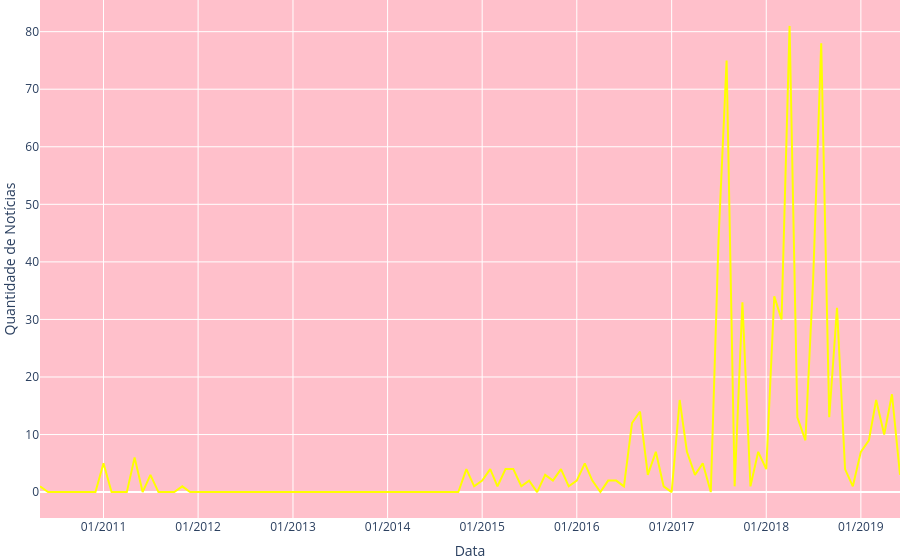

Notebook code for this chart:
### Markdown cell above
- number of news and top10 words by month

### Code cell
from pyspark.sql import functions as F
from pyspark.sql.window import Window
from pyspark.sql.functions import collect_list
import pandas as pd
import plotly.express as px

traducao_meses = {
    "January": "Janeiro", "February": "Fevereiro", "March": "Março",
    "April": "Abril", "May": "Maio", "June": "Junho",
    "July": "Julho", "August": "Agosto", "September": "Setembro",
    "October": "Outubro", "November": "Novembro", "December": "Dezembro"
}

news_by_month = (
    df_with_query
    .groupBy('timestamp')
    .agg(F.count('archive').alias('count_of_news'))
    .toPandas()
)

keywords_by_month = (
    df_with_query
    .select('*', F.explode('keywords'))
    .groupBy("timestamp", "key")
    .agg(F.sum("value").alias("key_mentions"))
    .filter(F.col("key") != query)
    .withColumn("rank", F.row_number().over(Window.partitionBy("timestamp").orderBy(F.desc("key_mentions"))))
    .filter(F.col("rank") <= 5)
    .groupBy("timestamp")
    .agg(collect_list("key").alias("top5_keywords"))
    .toPandas()
)



news_history = news_by_month.merge(keywords_by_month, on="timestamp", how="inner")
news_history["timestamp"] = pd.to_datetime(news_history["timestamp"].astype(str), format='%Y%m')

min_date = news_history["timestamp"].min()
max_date = news_history["timestamp"].max()
full_range = pd.date_range(start=min_date, end=max_date, freq='MS')

news_history = news_history.set_index("timestamp").reindex(full_range).fillna(0).reset_index()
news_history = news_history.rename(columns={"index": "timestamp"})
news_history = news_history.sort_values(by="timestamp")

news_history["data_formatada"] = news_history["timestamp"].dt.strftime("%B de %Y").replace(traducao_meses, regex=True)
news_history["top5_keywords"] = news_history["top5_keywords"].apply(
    lambda words: "-" if words == 0 else "<br>".join([f"{i+1}. {word}" for i, word in enumerate(words)])
)

print(news_history.columns)

# Create Plotly figure
fig = px.line(
    news_history,
    x="timestamp",
    y="count_of_news",
    line_shape="linear",
    custom_data=news_history[["data_formatada", "top5_keywords"]],
)

fig.update_traces(
    hovertemplate="<b>Data:</b> %{customdata[0]}<br>"
                  "<b>📊 Notícias:</b> %{y}<br>"
                  "<b>Top 5 Tópicos:</b><br>%{customdata[1]}"
)

fig.update_layout(
    xaxis_title="Data",
    yaxis_title="Quantidade de Notícias",
    paper_bgcolor="rgba(0,0,0,0)",
    plot_bgcolor="pink",
     margin=dict(t=0, b=0, l=0, r=0)
)

fig.update_traces(line=dict(color='rgb(255, 255, 0)'),
                  hoverlabel=dict(bgcolor='rgb(0, 255, 0)',
                                  font=dict(color='black')))


fig.update_xaxes(tickformat="%m/%Y")

# Show figure
fig.show()

### Figure 1 — Plotly figure (JSON) as saved in the notebook; plotly's stock layout.template omitted (floating-point values rounded to 4 significant figures; data arrays with more than 128 entries replaced by an {"elided": "..."} marker saying what was removed)
{"data": [{"customdata": {"elided": "110x2 str values"}, "hoverlabel": {"bgcolor": "rgb(0, 255, 0)", "font": {"color": "black"}}, "hovertemplate": "<b>Data:</b> %{customdata[0]}<br><b>📊 Notícias:</b> %{y}<br><b>Top 5 Tópicos:</b><br>%{customdata[1]}", "legendgroup": "", "line": {"color": "rgb(255, 255, 0)", "dash": "solid", "shape": "linear"}, "marker": {"symbol": "circle"}, "mode": "lines", "name": "", "orientation": "v", "showlegend": false, "type": "scatter", "x": ["2010-05-01T00:00:00.000000000", "2010-06-01T00:00:00.000000000", "2010-07-01T00:00:00.000000000", "2010-08-01T00:00:00.000000000", "2010-09-01T00:00:00.000000000", "2010-10-01T00:00:00.000000000", "2010-11-01T00:00:00.000000000", "2010-12-01T00:00:00.000000000", "2011-01-01T00:00:00.000000000", "2011-02-01T00:00:00.000000000", "2011-03-01T00:00:00.000000000", "2011-04-01T00:00:00.000000000", "2011-05-01T00:00:00.000000000", "2011-06-01T00:00:00.000000000", "2011-07-01T00:00:00.000000000", "2011-08-01T00:00:00.000000000", "2011-09-01T00:00:00.000000000", "2011-10-01T00:00:00.000000000", "2011-11-01T00:00:00.000000000", "2011-12-01T00:00:00.000000000", "2012-01-01T00:00:00.000000000", "2012-02-01T00:00:00.000000000", "2012-03-01T00:00:00.000000000", "2012-04-01T00:00:00.000000000", "2012-05-01T00:00:00.000000000", "2012-06-01T00:00:00.000000000", "2012-07-01T00:00:00.000000000", "2012-08-01T00:00:00.000000000", "2012-09-01T00:00:00.000000000", "2012-10-01T00:00:00.000000000", "2012-11-01T00:00:00.000000000", "2012-12-01T00:00:00.000000000", "2013-01-01T00:00:00.000000000", "2013-02-01T00:00:00.000000000", "2013-03-01T00:00:00.000000000", "2013-04-01T00:00:00.000000000", "2013-05-01T00:00:00.000000000", "2013-06-01T00:00:00.000000000", "2013-07-01T00:00:00.000000000", "2013-08-01T00:00:00.000000000", "2013-09-01T00:00:00.000000000", "2013-10-01T00:00:00.000000000", "2013-11-01T00:00:00.000000000", "2013-12-01T00:00:00.000000000", "2014-01-01T00:00:00.000000000", "2014-02-01T00:00:00.000000000", "2014-03-01T00:00:00.000000000", "2014-04-01T00:00:00.000000000", "2014-05-01T00:00:00.000000000", "2014-06-01T00:00:00.000000000", "2014-07-01T00:00:00.000000000", "2014-08-01T00:00:00.000000000", "2014-09-01T00:00:00.000000000", "2014-10-01T00:00:00.000000000", "2014-11-01T00:00:00.000000000", "2014-12-01T00:00:00.000000000", "2015-01-01T00:00:00.000000000", "2015-02-01T00:00:00.000000000", "2015-03-01T00:00:00.000000000", "2015-04-01T00:00:00.000000000", "2015-05-01T00:00:00.000000000", "2015-06-01T00:00:00.000000000", "2015-07-01T00:00:00.000000000", "2015-08-01T00:00:00.000000000", "2015-09-01T00:00:00.000000000", "2015-10-01T00:00:00.000000000", "2015-11-01T00:00:00.000000000", "2015-12-01T00:00:00.000000000", "2016-01-01T00:00:00.000000000", "2016-02-01T00:00:00.000000000", "2016-03-01T00:00:00.000000000", "2016-04-01T00:00:00.000000000", "2016-05-01T00:00:00.000000000", "2016-06-01T00:00:00.000000000", "2016-07-01T00:00:00.000000000", "2016-08-01T00:00:00.000000000", "2016-09-01T00:00:00.000000000", "2016-10-01T00:00:00.000000000", "2016-11-01T00:00:00.000000000", "2016-12-01T00:00:00.000000000", "2017-01-01T00:00:00.000000000", "2017-02-01T00:00:00.000000000", "2017-03-01T00:00:00.000000000", "2017-04-01T00:00:00.000000000", "2017-05-01T00:00:00.000000000", "2017-06-01T00:00:00.000000000", "2017-07-01T00:00:00.000000000", "2017-08-01T00:00:00.000000000", "2017-09-01T00:00:00.000000000", "2017-10-01T00:00:00.000000000", "2017-11-01T00:00:00.000000000", "2017-12-01T00:00:00.000000000", "2018-01-01T00:00:00.000000000", "2018-02-01T00:00:00.000000000", "2018-03-01T00:00:00.000000000", "2018-04-01T00:00:00.000000000", "2018-05-01T00:00:00.000000000", "2018-06-01T00:00:00.000000000", "2018-07-01T00:00:00.000000000", "2018-08-01T00:00:00.000000000", "2018-09-01T00:00:00.000000000", "2018-10-01T00:00:00.000000000", "2018-11-01T00:00:00.000000000", "2018-12-01T00:00:00.000000000", "2019-01-01T00:00:00.000000000", "2019-02-01T00:00:00.000000000", "2019-03-01T00:00:00.000000000", "2019-04-01T00:00:00.000000000", "2019-05-01T00:00:00.000000000", "2019-06-01T00:00:00.000000000"], "xaxis": "x", "y": [1.0, 0.0, 0.0, 0.0, 0.0, 0.0, 0.0, 0.0, 5.0, 0.0, 0.0, 0.0, 6.0, 0.0, 3.0, 0.0, 0.0, 0.0, 1.0, 0.0, 0.0, 0.0, 0.0, 0.0, 0.0, 0.0, 0.0, 0.0, 0.0, 0.0, 0.0, 0.0, 0.0, 0.0, 0.0, 0.0, 0.0, 0.0, 0.0, 0.0, 0.0, 0.0, 0.0, 0.0, 0.0, 0.0, 0.0, 0.0, 0.0, 0.0, 0.0, 0.0, 0.0, 0.0, 4.0, 1.0, 2.0, 4.0, 1.0, 4.0, 4.0, 1.0, 2.0, 0.0, 3.0, 2.0, 4.0, 1.0, 2.0, 5.0, 2.0, 0.0, 2.0, 2.0, 1.0, 12.0, 14.0, 3.0, 7.0, 1.0, 0.0, 16.0, 7.0, 3.0, 5.0, 0.0, 44.0, 75.0, 1.0, 33.0, 1.0, 7.0, 4.0, 34.0, 30.0, 81.0, 13.0, 9.0, 37.0, 78.0, 13.0, 32.0, 4.0, 1.0, 7.0, 9.0, 16.0, 10.0, 17.0, 3.0], "yaxis": "y"}], "layout": {"legend": {"tracegroupgap": 0}, "margin": {"b": 0, "l": 0, "r": 0, "t": 0}, "paper_bgcolor": "rgba(0,0,0,0)", "plot_bgcolor": "pink", "xaxis": {"anchor": "y", "domain": [0, 1], "tickformat": "%m/%Y", "title": {"text": "Data"}}, "yaxis": {"anchor": "x", "domain": [0, 1], "title": {"text": "Quantidade de Notícias"}}}}
